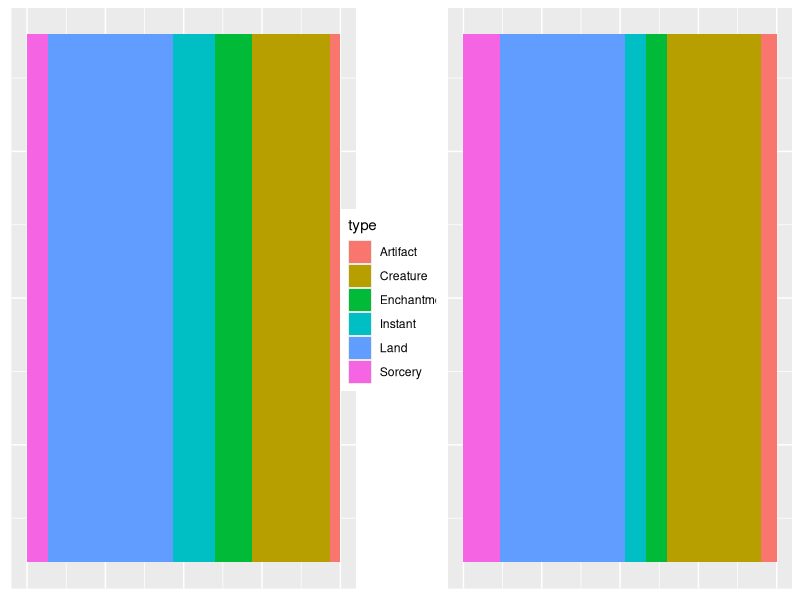
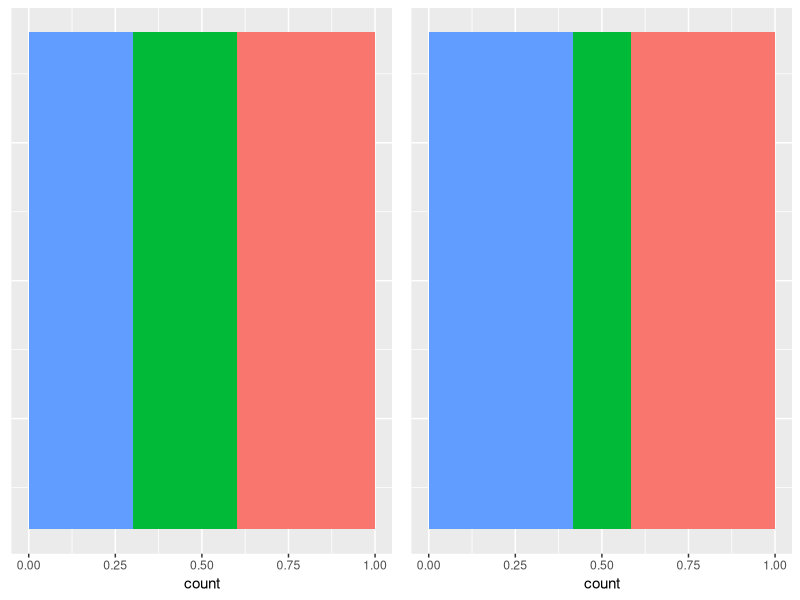
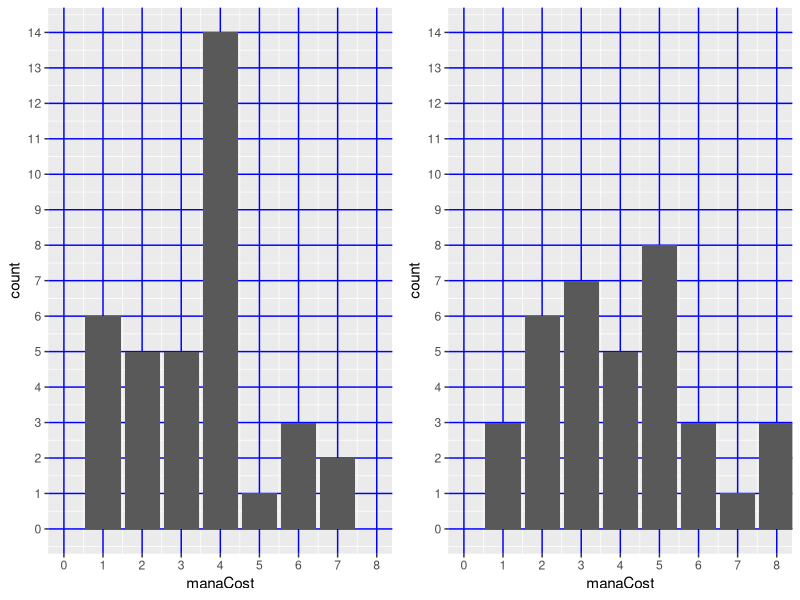
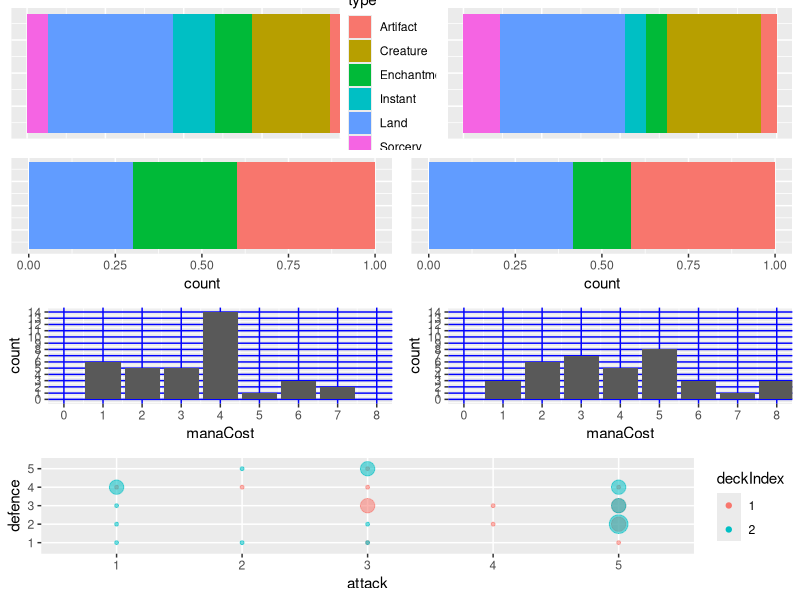

Write the R code that produced these figures, in order.
library(ggplot2)
library(grid)
library(gridExtra)

generateDeck <- function(deckIndex){
manaCost <-   c(sample(c(NA), 24, replace=T),ceiling(abs(rnorm(36, 3.5, 2))))

cards <- data.frame(manaCost)
cards$deckIndex <- factor(deckIndex)

cards$attack <- rep(NA, nrow(cards))
cards$type <- c(sample(c(NA), 24, replace=T),runif(36))
cards$type[is.na(cards$type)] <- "Land"
cards$type[cards$type < 0.45] <- "Creature"
cards$type[cards$type < 0.60] <- "Instant"
cards$type[cards$type < 0.75] <- "Sorcery"
cards$type[cards$type < 0.90] <- "Enchantment"
cards$type[cards$type < 1.01] <- "Artifact"

#ggplot(cards) + geom_bar(mapping = aes(x=1, fill = type), position = "fill") +  coord_polar(theta = "y")

cards$attack <- rep(NA, nrow(cards))
cards$attack[cards$type == "Creature"] <- sample(1:5, replace=TRUE, size=length(cards$attack[cards$type == "Creature"]))
cards$defence <- rep(NA, nrow(cards))
cards$defence[cards$type == "Creature"] <- sample(1:5, replace=TRUE, size=length(cards$defence[cards$type == "Creature"]))

ratios = cards$attack/cards$defence
cards$battleType <- rep(NA, nrow(cards))
cards$battleType[ratios < 1] <- "defender"
cards$battleType[ratios == 1] <- "universal"
cards$battleType[ratios > 1] <- "attacker"

colors <- c("red", "blue", "green")
colorsProbs <- c(1, 1, 0.5)

cards$color <- sample(colors, 60, replace = TRUE, colorsProbs)

cards[order(cards$type),] 
}

themeNoLabels = theme(axis.title.x=element_blank(),
                      axis.text.x=element_blank(),
                      axis.ticks.x=element_blank(),
                      axis.title.y=element_blank(),
                      axis.text.y=element_blank(),
                      axis.ticks.y=element_blank())

typePlot <- function(deck) {
  ggplot(deck) +
    geom_bar(mapping = aes(x=1, fill = type), position = "fill") +
    coord_flip() +
    themeNoLabels
}

colorPlot <- function(deck){
  ggplot(deck, aes(x=1, fill=color)) +
    geom_bar(position="fill") +
    guides(fill = FALSE) +
    coord_flip() +
    scale_y_continuous() +
    theme(axis.title.y=element_blank(),
          axis.text.y=element_blank(),
          axis.ticks.y=element_blank())
}

costBarPlot <- function(deck, maxCost, maxCount){
  ggplot(deck[!is.na(deck$manaCost),], aes(x=manaCost, fill=manaCost)) +
    geom_bar() +
    coord_cartesian(xlim = c(0, maxCost), ylim = c(0, maxCount)) +
    scale_x_continuous(breaks=0:maxCost) +
    scale_y_continuous(breaks=0:maxCount) +
    theme(panel.grid.major = element_line(colour = "blue"))
}

creatureTypes <- function(decks) {
  atkDef = as.data.frame(table(decks[, c("attack", "defence", "deckIndex")]))
  atkDef = atkDef[atkDef$Freq > 0,]
  p = ggplot(atkDef,aes(x=attack, y=defence, color=deckIndex, size=Freq, alpha=0.5))
  p = p + geom_point()
  p = p + guides(size=FALSE, alpha=FALSE)
  p
}

getLegend <- function(a.gplot) {
  tmp <- ggplot_gtable(ggplot_build(a.gplot))
  leg <- which(sapply(tmp$grobs, function(x) x$name) == "guide-box")
  legend <- tmp$grobs[[leg]]
  legend
}

deck1 = generateDeck(1)
deck2 = generateDeck(2)
decks <- rbind(deck1,deck2)

typeLegend <- getLegend(typePlot(decks))
#colorLegend <- getLegend(costBarPlot(decks))

maxCost = max(decks$manaCost, na.rm=T)
maxCount = max(max(hist(deck1$manaCost, plot=FALSE)$counts), max(hist(deck2$manaCost, plot=FALSE)$counts))

t1 = typePlot(deck1) + theme(legend.position="none")
c1 = colorPlot(deck1) + theme(legend.position="right")
cost1 = costBarPlot(deck1, maxCost, maxCount)

t2 = typePlot(deck2) + theme(legend.position="none")
c2 = colorPlot(deck2)
cost2 = costBarPlot(deck2, maxCost, maxCount)

balancePlot <- creatureTypes(decks)

#p1 = multiplot(t1,c1,cost1, layout= matrix(c(1,3,2,3), nrow=2))
#p2 = multiplot(t2,c2,cost2, layout= matrix(c(1,3,2,3), nrow=2))
#multiplot(p1,p2)
#multiplot(t1, t2, c1, c2 ,cost1, cost2, balancePlot, layout= matrix(c(1,2,3,4,5,6,7,7), nrow=4, byrow = T))
row1 <- grid.arrange(t1, typeLegend, t2, nrow = 1, widths = c(10, 2, 10))
row2 <- grid.arrange(c1, c2, nrow = 1)
row3 <- grid.arrange(cost1, cost2, nrow = 1)
row4 <- balancePlot
grid.arrange(row1, row2, row3, row4, ncol = 1)
